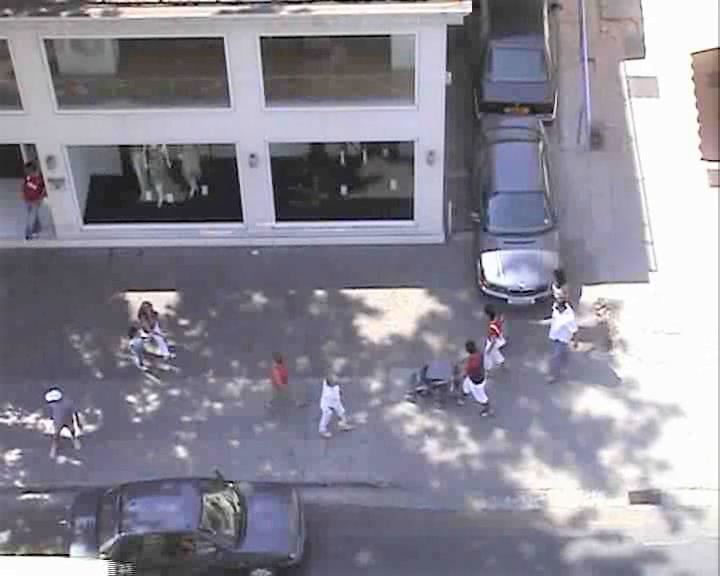
#> input picture zara1-208.png, 720 x 576 px
$ python CA-208-Concat.py
#> lines starting #> are read from the running program, lines starting #| are printed output that depends on the picture
import numpy as np
import matplotlib.pyplot as plt
#[64, 65, 66, 67, 68, 69, 70, 71]
#[453, 453, 454, 455, 456, 456, 457, 459]

xSpeed01 = np.asarray([487, 473, 458, 443, 429, 414, 400, 385])
ySpeed01 = np.asarray([403, 401, 398, 396, 394, 392, 391, 390])

xSpeed02 = np.asarray([510, 495, 481, 467, 453, 439, 425, 411])
ySpeed02 = np.asarray([342, 342, 340, 339, 338, 336, 336, 335])

xSpeed03 = np.asarray([503, 488, 472, 457, 441, 426, 411, 396])
ySpeed03 = np.asarray([366, 365, 364, 363, 362, 362, 361, 361])

xSpeed04 = np.asarray([315, 337, 359, 382, 405, 427, 449, 471])
ySpeed04 = np.asarray([427, 431, 435, 441, 447, 454, 461, 469])

xSpeed05 = np.asarray([258, 281, 304, 327, 351, 373, 396, 418])
ySpeed05 = np.asarray([395, 395, 397, 400, 403, 408, 413, 419])

xSpeed06 = np.asarray([574, 561, 546, 530, 515, 499, 484, 468])
ySpeed06 = np.asarray([325, 330, 333, 336, 338, 341, 343, 344])

xSpeed07 = np.asarray([576, 558, 538, 518, 498, 478, 458, 439])
ySpeed07 = np.asarray([357, 361, 364, 367, 369, 371, 373, 375])

plt.plot(xSpeed01, ySpeed01, zorder=1, linewidth=3, linestyle='--', color='orange')
plt.plot(xSpeed02, ySpeed02, zorder=1, linewidth=3, linestyle='--', color='orange')
plt.plot(xSpeed03, ySpeed03, zorder=1, linewidth=3, linestyle='--', color='orange')
plt.plot(xSpeed04, ySpeed04, zorder=1, linewidth=3, linestyle='--', color='red')
plt.plot(xSpeed05, ySpeed05, zorder=1, linewidth=3, linestyle='--', color='yellow')
plt.plot(xSpeed06, ySpeed06, zorder=1, linewidth=3, linestyle='--', color='blue')
plt.plot(xSpeed07, ySpeed07, zorder=1, linewidth=3, linestyle='--', color='blue')

plt.plot(xSpeed04[-1], ySpeed04[-1], zorder=1, marker='<', color='red')
plt.plot(xSpeed03[-1], ySpeed03[-1], zorder=1, marker='<', color='orange')
plt.plot(xSpeed05[-1], ySpeed05[-1], zorder=1, marker='>', color='yellow')
plt.plot(xSpeed06[-1], ySpeed06[-1], zorder=1, marker='>', color='purple')

#plt.legend(loc='center left')
plt.xticks([])
plt.yticks([])
ext = [0, 576, 0.00, 720]
img = plt.imread("../zara1-208.png")
#> img is the input picture: shape (576, 720, 3) float32; mean R, G, B 0.549, 0.539, 0.586
plt.imshow(img, zorder=0)
plt.show()
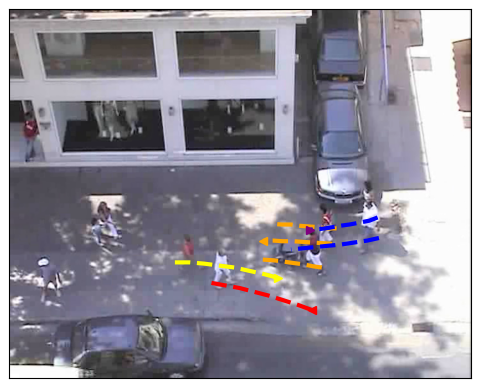
#> figure drawn by matplotlib, 1 panel

$ run again, with zara1-19.png copied over zara1-208.png
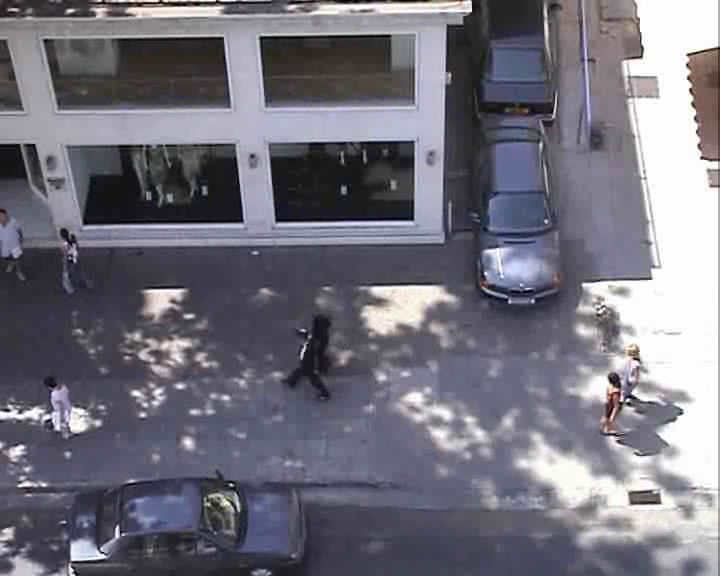
#> input picture zara1-19.png, 720 x 576 px
#> img is the input picture: shape (576, 720, 3) float32; mean R, G, B 0.451, 0.444, 0.488
#> `plt.show()`:
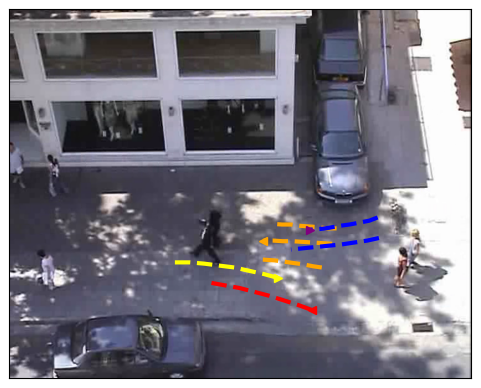
#> figure drawn by matplotlib, 1 panel
